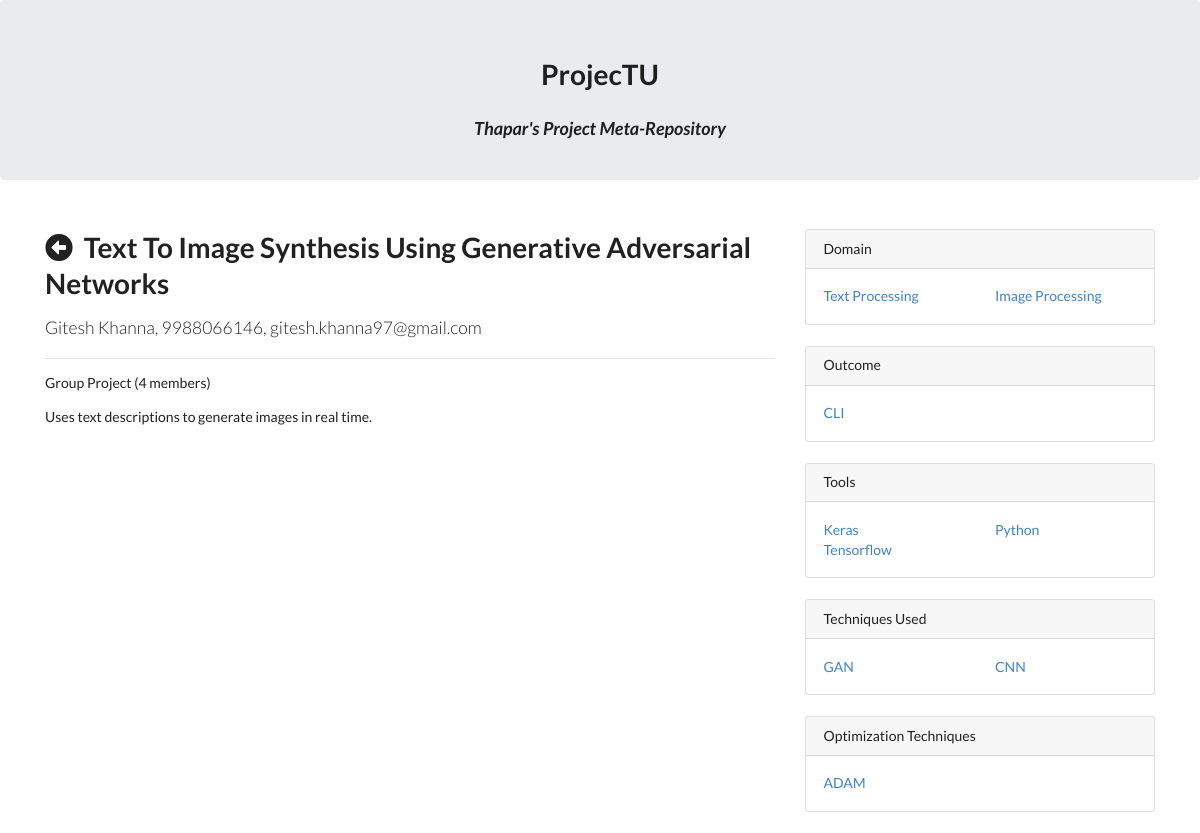
The app's page /project.php?id=4 with its own data.
### tables this page shows
CREATE TABLE `project` (
  `pid` int(11) NOT NULL,
  `title` text NOT NULL,
  `summary` text NOT NULL,
  `size` int(10) NOT NULL,
  `leader` text NOT NULL,
  `link` text NOT NULL
);

CREATE TABLE `domain` (
  `pid` int(11) NOT NULL,
  `value` varchar(1000) NOT NULL
);

CREATE TABLE `outcome` (
  `pid` int(11) NOT NULL,
  `value` varchar(1000) NOT NULL
);

CREATE TABLE `tools` (
  `pid` int(11) NOT NULL,
  `value` varchar(100) NOT NULL
);

CREATE TABLE `technique` (
  `pid` int(11) NOT NULL,
  `value` varchar(1000) NOT NULL
);

CREATE TABLE `optimization` (
  `pid` int(11) NOT NULL,
  `value` varchar(1000) NOT NULL
);

### project.php (the view, shortened to what this page needs)
<!DOCTYPE html>
<html>
<head>
	<link rel="stylesheet" href="https://stackpath.bootstrapcdn.com/bootstrap/4.1.3/css/bootstrap.min.css">
	<link rel="stylesheet" href="https://use.fontawesome.com/releases/v5.3.1/css/all.css">
	<link rel='stylesheet' href='https://cdn.jsdelivr.net/npm/semantic-ui@2.2.13/dist/semantic.min.css'>
	<link rel='stylesheet' href='css/style.css'>
</head>
<body>
	<div class="jumbotron" style="height: 180px;">
		<center>
			<h1>ProjecTU</h1>
			<h3><i>Thapar's Project Meta-Repository</i></h3>
		</center>
	</div>
	<div class="container">
		<div class="row">
			<?php
				require_once 'connection.php';
				if(isset($_GET['id'])) {
					$pid = $_GET['id'];
					$sql = "SELECT pid, title, summary, size, leader, link FROM project WHERE project.pid = $pid";
					$result = $con->query($sql);
					if ($result->num_rows == 1) {
						$row = $result->fetch_assoc();
						$team = ($row['size'] > 1) ? 'Group Project ('.$row['size'].' members)' : 'Individual Project';
						echo
						'<div class="col-lg-8">
							<h1 class="mt-4">
								<i class="fas fa-arrow-alt-circle-left" onclick="window.history.go(-1); return false;"></i>&nbsp;&nbsp;'.
								$row['title'].
							'</h1>
							<p class="lead">
								<a>'.$row['leader'].'</a>
							</p>
							<hr>
							<p>'.$team.'</p>
							<p>'.$row['summary'].'</p>';
						echo
						'</div>';
						echo '
						<div class="col-md-4">';
						$sql = "SELECT value FROM domain WHERE pid = $pid";
						$domainRes = $con->query($sql);
						if($domainRes->num_rows > 0) {
							echo '
							<div class="card my-4">
								<h6 class="card-header">Domain</h6>
								<div class="card-body">
									<div class="row">
										<div class="col-lg-6">
											<ul class="list-unstyled mb-0">';
							$i = 0;
							for(; $i< ($domainRes->num_rows / 2); $i++) {
								$domainRow = $domainRes->fetch_assoc();
								echo
												'<li>
													<a href="list.php?domain[]='.$domainRow['value'].'">'.ucwords($domainRow['value']).'</a>
												</li>';
							}
							echo
											'</ul>
										</div>
										<div class="col-lg-6">
											<ul class="list-unstyled mb-0">';
							for(; $i < $domainRes->num_rows ; $i++) {
								$domainRow = $domainRes->fetch_assoc();
								echo
												'<li>
													<a href="list.php?domain[]='.$domainRow['value'].'">'.ucwords($domainRow['value']).'</a>
												</li>';
							}
							echo
											'</ul>
										</div>
									</div>
								</div>
							</div>';
						}
						$sql = "SELECT value FROM outcome WHERE pid = $pid";
						$outcomeRes = $con->query($sql);
						if($outcomeRes->num_rows > 0) {
							echo '
							<div class="card my-4">
								<h6 class="card-header">Outcome</h6>
								<div class="card-body">
									<div class="row">
										<div class="col-lg-6">
											<ul class="list-unstyled mb-0">';
							$i = 0;
							for(; $i< ($outcomeRes->num_rows / 2); $i++) {
								$outcomeRow = $outcomeRes->fetch_assoc();
								echo
												'<li>
													<a href="list.php?outcome[]='.$outcomeRow['value'].'">'.ucwords($outcomeRow['value']).'</a>
												</li>';
							}
							echo
											'</ul>
										</div>
										<div class="col-lg-6">
											<ul class="list-unstyled mb-0">';
							echo
											'</ul>
										</div>
									</div>
								</div>
							</div>';
						}
						$sql = "SELECT value FROM tools WHERE pid = $pid";
						$toolsRes = $con->query($sql);
						if($toolsRes->num_rows > 0) {
							echo '
							<div class="card my-4">
								<h6 class="card-header">Tools</h6>
								<div class="card-body">
									<div class="row">
										<div class="col-lg-6">
											<ul class="list-unstyled mb-0">';
							$i = 0;
							for(; $i< ($toolsRes->num_rows / 2); $i++) {
								$toolsRow = $toolsRes->fetch_assoc();
								echo
												'<li>
													<a href="list.php?tools[]='.$toolsRow['value'].'">'.ucwords($toolsRow['value']).'</a>
												</li>';
							}
							echo
											'</ul>
										</div>
										<div class="col-lg-6">
											<ul class="list-unstyled mb-0">';
							for(; $i < $toolsRes->num_rows ; $i++) {
								$toolsRow = $toolsRes->fetch_assoc();
								echo
												'<li>
													<a href="list.php?tools[]='.$toolsRow['value'].'">'.ucwords($toolsRow['value']).'</a>
												</li>';
							}
							echo
											'</ul>
										</div>
									</div>
								</div>
							</div>';
						}
						$sql = "SELECT value FROM technique WHERE pid = $pid";
						$techniqueRes = $con->query($sql);
						if($techniqueRes->num_rows > 0) {
							echo '
							<div class="card my-4">
								<h6 class="card-header">Techniques Used</h6>
								<div class="card-body">
									<div class="row">
										<div class="col-lg-6">
											<ul class="list-unstyled mb-0">';
							$i = 0;
							for(; $i< ($techniqueRes->num_rows / 2); $i++) {
								$techniqueRow = $techniqueRes->fetch_assoc();
								echo
												'<li>
													<a href="list.php?technique='.$techniqueRow['value'].'">'.ucwords($techniqueRow['value']).'</a>
												</li>';
							}
							echo
											'</ul>
										</div>
										<div class="col-lg-6">
											<ul class="list-unstyled mb-0">';
							for(; $i < $techniqueRes->num_rows ; $i++) {
								$techniqueRow = $techniqueRes->fetch_assoc();
								echo
												'<li>
													<a href="list.php?technique='.$techniqueRow['value'].'">'.ucwords($techniqueRow['value']).'</a>
												</li>';
							}
							echo
											'</ul>
										</div>
									</div>
								</div>
							</div>';
						}
						$sql = "SELECT value FROM optimization WHERE pid = $pid";
						$optimizationRes = $con->query($sql);
						if($optimizationRes->num_rows > 0) {
							echo '
							<div class="card my-4">
								<h6 class="card-header">Optimization Techniques</h6>
								<div class="card-body">
									<div class="row">
										<div class="col-lg-6">
											<ul class="list-unstyled mb-0">';
							$i = 0;
							for(; $i< ($optimizationRes->num_rows / 2); $i++) {
								$optimizationRow = $optimizationRes->fetch_assoc();
								echo
												'<li>
													<a href="list.php?opt_technique[]='.$optimizationRow['value'].'">'.ucwords($optimizationRow['value']).'</a>
												</li>';
							}
							echo
											'</ul>
										</div>
										<div class="col-lg-6">
											<ul class="list-unstyled mb-0">';
							echo
											'</ul>
										</div>
									</div>
								</div>
							</div>';
						}
					}
				}
			?>
		</div>
	</div>
</body>
</html>

### css/style.css (style rules this page uses)
.jumbotron { height: 220px; transition: all 0.5s ease-out; }

### records on screen
project: title "Text To Image Synthesis Using Generative Adversarial Networks", leader "Gitesh Khanna, 9988066146, gitesh.khanna97@gmail.com", size "Group Project (4 members)", summary "Uses text descriptions to generate images in real time."
domain: value "Text Processing"
domain: value "Image Processing"
outcome: value "CLI"
tools: value "Keras"
tools: value "Tensorflow"
tools: value "Python"
technique: value "GAN"
technique: value "CNN"
optimization: value "ADAM"
